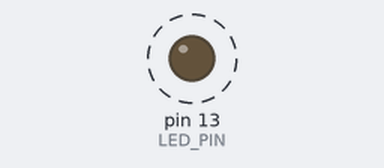
Recording of a sketch running on a simulated Arduino Uno, built with avr-gcc and run on an emulated ATmega328P. On the bench: output pins drawn as LEDs (lit = HIGH). Dashed ring = blinking. What the sketch prints to the serial monitor is not drawn.

Above: at 0.5 s.
Timing chart, 0 to 4.7 s (numbered marks = the images above):
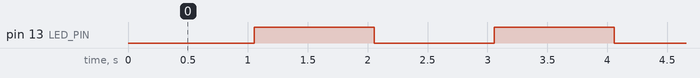

The sketch:

sketch_operacionesbitwise.ino
```cpp
#define LED_PIN 13

byte estadoLed = 0;
int contador = 0;
long numeroLargo = 123456;
float valorDecimal = 3.14;
bool bandera = true;

void printBin8(byte valor) {
  for (int i = 7; i >= 0; i--) {
    Serial.print((valor >> i) & 1);
  }
  Serial.println();
}

void setup() {
  pinMode(LED_PIN, OUTPUT);
  Serial.begin(9600);

  Serial.println("AND:");
  printBin8(0b11001100 & 0b10101010);

  Serial.println("OR:");
  printBin8(0b11001100 | 0b10101010);

  Serial.println("XOR:");
  printBin8(0b11001100 ^ 0b10101010);

  Serial.println("NOT:");
  printBin8(~0b11001100);

  Serial.println("SHIFT:");
  printBin8(1 << 2);

  estadoLed = estadoLed | (1 << 0);

  Serial.print("Long: ");
  Serial.println(numeroLargo);

  Serial.print("Float: ");
  Serial.println(valorDecimal);

  Serial.print("Bool: ");
  Serial.println(bandera);
}

void loop() {
  estadoLed = estadoLed ^ 0b00000001;

  if ((estadoLed & 1) == 1) {
    digitalWrite(LED_PIN, HIGH);
    bandera = true;
  } else {
    digitalWrite(LED_PIN, LOW);
    bandera = false;
  }

  delay(500);

  contador = (contador + 1) % 8;
  byte resultadoShift = (1 << contador);

  Serial.print("Shift: ");
  printBin8(resultadoShift);

  delay(500);
}
```

Measured:
- by itself, pin 13 (LED_PIN): alternates HIGH for 1.0 s and LOW for 1.0 s
